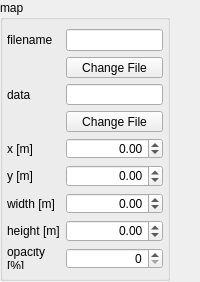
<?xml version="1.0" encoding="UTF-8"?>
<ui version="4.0">
 <class>SceneryMapSettings</class>
 <widget class="QWidget" name="SceneryMapSettings">
  <property name="geometry">
   <rect>
    <x>0</x>
    <y>0</y>
    <width>200</width>
    <height>282</height>
   </rect>
  </property>
  <property name="minimumSize">
   <size>
    <width>0</width>
    <height>152</height>
   </size>
  </property>
  <property name="windowTitle">
   <string>Form</string>
  </property>
  <layout class="QGridLayout" name="gridLayout_2">
   <property name="leftMargin">
    <number>0</number>
   </property>
   <property name="topMargin">
    <number>0</number>
   </property>
   <property name="rightMargin">
    <number>0</number>
   </property>
   <property name="bottomMargin">
    <number>0</number>
   </property>
   <item row="0" column="0">
    <widget class="QScrollArea" name="scrollArea">
     <property name="frameShape">
      <enum>QFrame::NoFrame</enum>
     </property>
     <property name="verticalScrollBarPolicy">
      <enum>Qt::ScrollBarAsNeeded</enum>
     </property>
     <property name="horizontalScrollBarPolicy">
      <enum>Qt::ScrollBarAlwaysOff</enum>
     </property>
     <property name="widgetResizable">
      <bool>true</bool>
     </property>
     <widget class="QWidget" name="scrollAreaWidgetContents">
      <property name="geometry">
       <rect>
        <x>0</x>
        <y>0</y>
        <width>200</width>
        <height>282</height>
       </rect>
      </property>
      <property name="minimumSize">
       <size>
        <width>0</width>
        <height>280</height>
       </size>
      </property>
      <widget class="QGroupBox" name="groupBox">
       <property name="geometry">
        <rect>
         <x>0</x>
         <y>0</y>
         <width>170</width>
         <height>281</height>
        </rect>
       </property>
       <property name="title">
        <string>map</string>
       </property>
       <layout class="QGridLayout" name="gridLayout">
        <property name="leftMargin">
         <number>4</number>
        </property>
        <property name="rightMargin">
         <number>4</number>
        </property>
        <item row="5" column="1">
         <widget class="QDoubleSpinBox" name="xBox">
          <property name="alignment">
           <set>Qt::AlignRight|Qt::AlignTrailing|Qt::AlignVCenter</set>
          </property>
          <property name="minimum">
           <double>-10000000.000000000000000</double>
          </property>
          <property name="maximum">
           <double>10000000.000000000000000</double>
          </property>
         </widget>
        </item>
        <item row="5" column="0">
         <widget class="QLabel" name="xLabel">
          <property name="text">
           <string>x [m]</string>
          </property>
          <property name="buddy">
           <cstring>xBox</cstring>
          </property>
         </widget>
        </item>
        <item row="9" column="0">
         <widget class="QLabel" name="yLabel">
          <property name="text">
           <string>y [m]</string>
          </property>
          <property name="buddy">
           <cstring>yBox</cstring>
          </property>
         </widget>
        </item>
        <item row="10" column="1">
         <widget class="QDoubleSpinBox" name="widthBox">
          <property name="alignment">
           <set>Qt::AlignRight|Qt::AlignTrailing|Qt::AlignVCenter</set>
          </property>
          <property name="minimum">
           <double>-10000000.000000000000000</double>
          </property>
          <property name="maximum">
           <double>100000000.000000000000000</double>
          </property>
         </widget>
        </item>
        <item row="14" column="0">
         <widget class="QLabel" name="opacityLabel">
          <property name="text">
           <string>opacity
[%]</string>
          </property>
          <property name="buddy">
           <cstring>opacityBox</cstring>
          </property>
         </widget>
        </item>
        <item row="12" column="1">
         <widget class="QDoubleSpinBox" name="heightBox">
          <property name="alignment">
           <set>Qt::AlignRight|Qt::AlignTrailing|Qt::AlignVCenter</set>
          </property>
          <property name="minimum">
           <double>-10000000.000000000000000</double>
          </property>
          <property name="maximum">
           <double>10000000.000000000000000</double>
          </property>
         </widget>
        </item>
        <item row="9" column="1">
         <widget class="QDoubleSpinBox" name="yBox">
          <property name="alignment">
           <set>Qt::AlignRight|Qt::AlignTrailing|Qt::AlignVCenter</set>
          </property>
          <property name="minimum">
           <double>-10000000.000000000000000</double>
          </property>
          <property name="maximum">
           <double>10000000.000000000000000</double>
          </property>
         </widget>
        </item>
        <item row="14" column="1">
         <widget class="QSpinBox" name="opacityBox">
          <property name="alignment">
           <set>Qt::AlignRight|Qt::AlignTrailing|Qt::AlignVCenter</set>
          </property>
          <property name="maximum">
           <number>100</number>
          </property>
         </widget>
        </item>
        <item row="0" column="0">
         <widget class="QLabel" name="label">
          <property name="sizePolicy">
           <sizepolicy hsizetype="Preferred" vsizetype="Fixed">
            <horstretch>0</horstretch>
            <verstretch>0</verstretch>
           </sizepolicy>
          </property>
          <property name="text">
           <string>filename</string>
          </property>
         </widget>
        </item>
        <item row="2" column="0">
         <widget class="QLabel" name="dataLabel">
          <property name="text">
           <string>data</string>
          </property>
         </widget>
        </item>
        <item row="4" column="1">
         <widget class="QPushButton" name="changeDataButton">
          <property name="text">
           <string>Change File</string>
          </property>
         </widget>
        </item>
        <item row="12" column="0">
         <widget class="QLabel" name="heightLabel">
          <property name="text">
           <string>height [m]</string>
          </property>
          <property name="buddy">
           <cstring>heightBox</cstring>
          </property>
         </widget>
        </item>
        <item row="10" column="0">
         <widget class="QLabel" name="widthLabel">
          <property name="text">
           <string>width [m]</string>
          </property>
          <property name="buddy">
           <cstring>widthBox</cstring>
          </property>
         </widget>
        </item>
        <item row="1" column="1">
         <widget class="QPushButton" name="changeFileButton">
          <property name="text">
           <string>Change File</string>
          </property>
         </widget>
        </item>
        <item row="0" column="1">
         <widget class="QLineEdit" name="filenameText">
          <property name="readOnly">
           <bool>true</bool>
          </property>
         </widget>
        </item>
        <item row="2" column="1">
         <widget class="QLineEdit" name="dataText">
          <property name="readOnly">
           <bool>true</bool>
          </property>
         </widget>
        </item>
       </layout>
      </widget>
     </widget>
    </widget>
   </item>
  </layout>
 </widget>
 <resources/>
 <connections/>
</ui>
